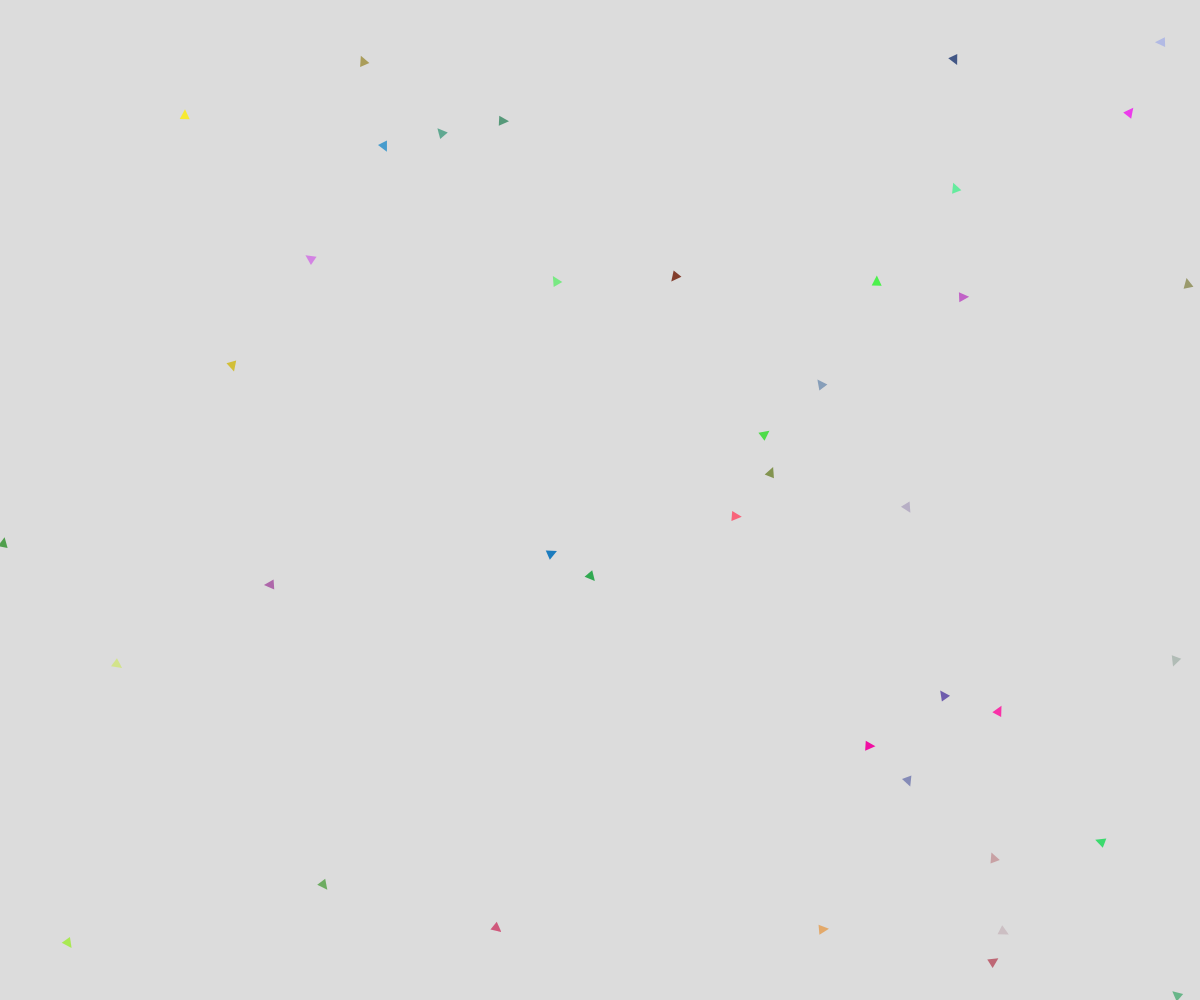
Frame 1 (no input)
Frame 2 (the mouse pressed at the canvas centre, redrawn once): blank canvas, image omitted

The p5.js sketch that drew this single still picture (run headless with seeded random() and noise() and a simulated clock; the mouse was pressed at the canvas centre and the sketch redrawn once):

// p5.js sketch
// ── sketch.js
function setup() {
  createCanvas(windowWidth, windowHeight);
  noLoop(); // 停止連續繪圖，背景只需生成一次
}

function draw() {
  background(220);
}

function mouseMoved() {
  background(220); // 清除畫布
  for (let i = 0; i < 40; i++) {
    push(); // 儲存當前繪圖狀態
    fill(random(255), random(255), random(255), random(150, 255)); // 隨機顏色與透明度
    noStroke();
    let size = map(mouseX, 0, width, 10, 100); // 根據滑鼠 X 座標調整大小
    let x = random(width);
    let y = random(height);
    translate(x, y); // 移動到隨機位置
    rotate(random(TWO_PI)); // 隨機旋轉角度
    let x1 = -size / 2, y1 = size / 2;
    let x2 = size / 2, y2 = size / 2;
    let x3 = 0, y3 = -size / 2;
    triangle(x1, y1, x2, y2, x3, y3);
    pop(); // 恢復繪圖狀態
  }
}
